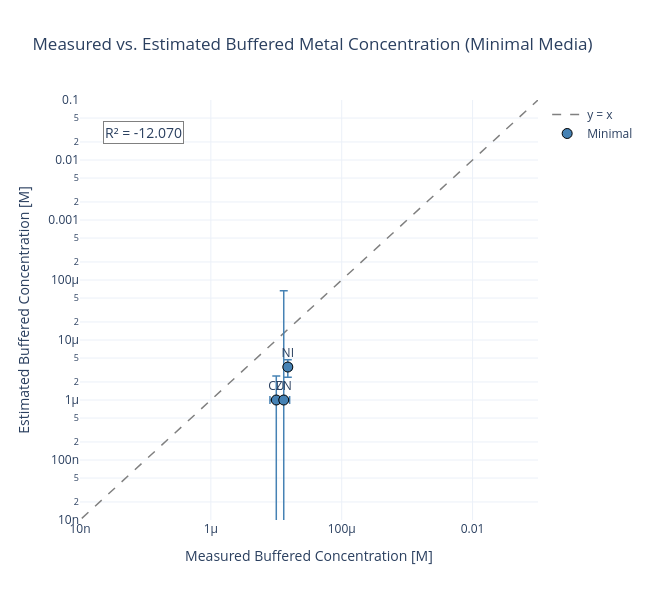

Write notebook code for a chart like this one.
### Code cell
from sklearn.metrics import r2_score

# --- Drop NaN rows and reset index ---
df_plot_clean = df_plot.dropna(subset=["measured buffer (M)", "estimated buffer (M)"]).reset_index(drop=True)

x     = df_plot_clean["measured buffer (M)"].astype(float)
y     = df_plot_clean["estimated buffer (M)"].astype(float)
x_err = df_plot_clean["std buffer"].astype(float)
y_err = df_plot_clean["std estimated buffer"].astype(float)

# --- R² (only on matched finite pairs) ---
mask = (x>0) & (y>0)
r2 = r2_score(np.log10(y[mask]), np.log10(x[mask]))

# --- y = x reference line ---
ref_range = np.logspace(-10, 0, 100)

fig = go.Figure()

# y = x line
fig.add_trace(go.Scatter(
    x=ref_range,
    y=ref_range,
    mode="lines",
    name="y = x",
    line=dict(color="gray", dash="dash", width=1.5),
))

# Scatter points with error bars
fig.add_trace(go.Scatter(
    x=x,
    y=y,
    mode="markers+text",
    name="Minimal",
    text=df_plot_clean["Element"],
    textposition="top center",
    marker=dict(size=10, color="steelblue", line=dict(width=1, color="black")),
    error_x=dict(type="data", array=x_err, visible=True, color="steelblue", thickness=1.5),
    error_y=dict(type="data", array=y_err, visible=True, color="steelblue", thickness=1.5),
))

# R² annotation
fig.add_annotation(
    x=0.05, y=0.95,
    xref="paper", yref="paper",
    text=f"R² = {r2:.3f}",
    showarrow=False,
    font=dict(size=14),
    bgcolor="white",
    bordercolor="gray",
    borderwidth=1,
)

fig.update_layout(
    title="Measured vs. Estimated Buffered Metal Concentration (Minimal Media)",
    xaxis=dict(title="Measured Buffered Concentration [M]", type="log", range=[-8, -1]),
    yaxis=dict(title="Estimated Buffered Concentration [M]", type="log", range=[-8, -1]),
    template="plotly_white",
    width=650,
    height=600,
    showlegend=True,
)

fig.show()

### Figure 1 — Plotly figure (JSON) as saved in the notebook; plotly's stock layout.template omitted (floating-point values rounded to 4 significant figures)
{"data": [{"line": {"color": "gray", "dash": "dash", "width": 1.5}, "mode": "lines", "name": "y = x", "x": [1e-10, 1.262e-10, 1.592e-10, 2.009e-10, 2.535e-10, 3.199e-10, 4.037e-10, 5.094e-10, 6.428e-10, 8.111e-10, 1.024e-09, 1.292e-09, 1.63e-09, 2.057e-09, 2.595e-09, 3.275e-09, 4.132e-09, 5.214e-09, 6.579e-09, 8.302e-09, 1.048e-08, 1.322e-08, 1.668e-08, 2.105e-08, 2.656e-08, 3.352e-08, 4.229e-08, 5.337e-08, 6.734e-08, 8.498e-08, 1.072e-07, 1.353e-07, 1.707e-07, 2.154e-07, 2.719e-07, 3.43e-07, 4.329e-07, 5.462e-07, 6.893e-07, 8.697e-07, 1.097e-06, 1.385e-06, 1.748e-06, 2.205e-06, 2.783e-06, 3.511e-06, 4.431e-06, 5.591e-06, 7.055e-06, 8.902e-06, 1.123e-05, 1.417e-05, 1.789e-05, 2.257e-05, 2.848e-05, 3.594e-05, 4.535e-05, 5.722e-05, 7.221e-05, 9.112e-05, 0.000115, 0.0001451, 0.0001831, 0.000231, 0.0002915, 0.0003678, 0.0004642, 0.0005857, 0.0007391, 0.0009326, 0.001177, 0.001485, 0.001874, 0.002364, 0.002984, 0.003765, 0.004751, 0.005995, 0.007565, 0.009545, 0.01205, 0.0152, 0.01918, 0.0242, 0.03054, 0.03854, 0.04863, 0.06136, 0.07743, 0.0977, 0.1233, 0.1556, 0.1963, 0.2477, 0.3126, 0.3944, 0.4977, 0.628, 0.7925, 1.0], "y": [1e-10, 1.262e-10, 1.592e-10, 2.009e-10, 2.535e-10, 3.199e-10, 4.037e-10, 5.094e-10, 6.428e-10, 8.111e-10, 1.024e-09, 1.292e-09, 1.63e-09, 2.057e-09, 2.595e-09, 3.275e-09, 4.132e-09, 5.214e-09, 6.579e-09, 8.302e-09, 1.048e-08, 1.322e-08, 1.668e-08, 2.105e-08, 2.656e-08, 3.352e-08, 4.229e-08, 5.337e-08, 6.734e-08, 8.498e-08, 1.072e-07, 1.353e-07, 1.707e-07, 2.154e-07, 2.719e-07, 3.43e-07, 4.329e-07, 5.462e-07, 6.893e-07, 8.697e-07, 1.097e-06, 1.385e-06, 1.748e-06, 2.205e-06, 2.783e-06, 3.511e-06, 4.431e-06, 5.591e-06, 7.055e-06, 8.902e-06, 1.123e-05, 1.417e-05, 1.789e-05, 2.257e-05, 2.848e-05, 3.594e-05, 4.535e-05, 5.722e-05, 7.221e-05, 9.112e-05, 0.000115, 0.0001451, 0.0001831, 0.000231, 0.0002915, 0.0003678, 0.0004642, 0.0005857, 0.0007391, 0.0009326, 0.001177, 0.001485, 0.001874, 0.002364, 0.002984, 0.003765, 0.004751, 0.005995, 0.007565, 0.009545, 0.01205, 0.0152, 0.01918, 0.0242, 0.03054, 0.03854, 0.04863, 0.06136, 0.07743, 0.0977, 0.1233, 0.1556, 0.1963, 0.2477, 0.3126, 0.3944, 0.4977, 0.628, 0.7925, 1.0], "type": "scatter"}, {"error_x": {"array": [2e-05, 2e-06, 2e-06, 3e-06], "color": "steelblue", "thickness": 1.5, "type": "data", "visible": true}, "error_y": {"array": [3.43e-05, 1.512e-06, 1.154e-06, 6.533e-05], "color": "steelblue", "thickness": 1.5, "type": "data", "visible": true}, "marker": {"color": "steelblue", "line": {"color": "black", "width": 1}, "size": 10}, "mode": "markers+text", "name": "Minimal", "text": ["FE", "CU", "NI", "ZN"], "textposition": "top center", "x": [8e-05, 1e-05, 1.5e-05, 1.3e-05], "y": [-0.0001004, 1e-06, 3.546e-06, 1e-06], "type": "scatter"}], "layout": {"annotations": [{"bgcolor": "white", "bordercolor": "gray", "borderwidth": 1, "font": {"size": 14}, "showarrow": false, "text": "R² = -12.070", "x": 0.05, "xref": "paper", "y": 0.95, "yref": "paper"}], "xaxis": {"title": {"text": "Measured Buffered Concentration [M]"}, "type": "log", "range": [-8, -1]}, "yaxis": {"title": {"text": "Estimated Buffered Concentration [M]"}, "type": "log", "range": [-8, -1]}, "title": {"text": "Measured vs. Estimated Buffered Metal Concentration (Minimal Media)"}, "width": 650, "height": 600, "showlegend": true}}
